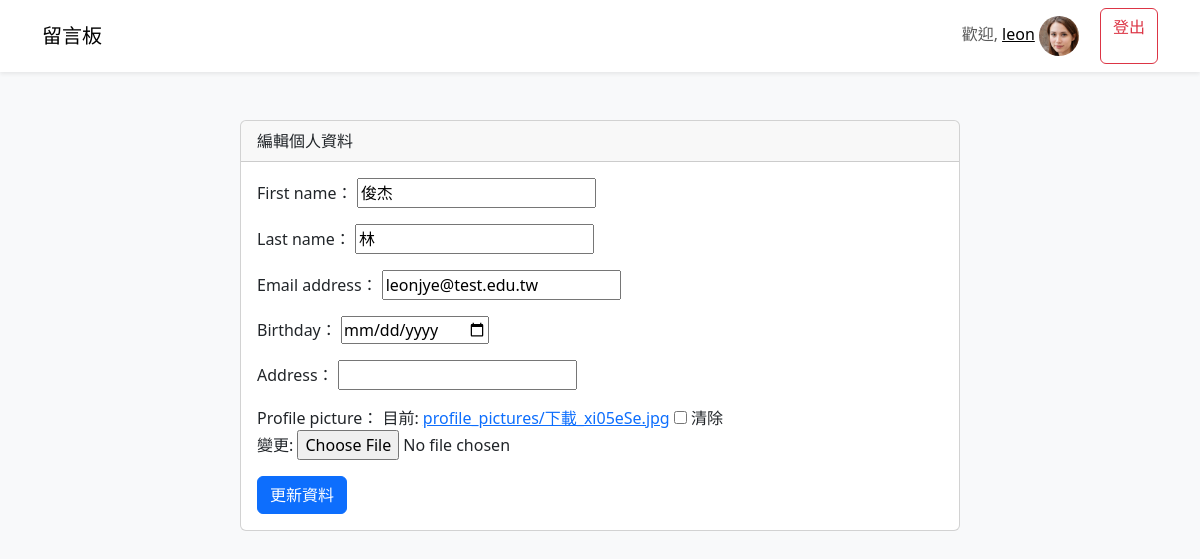
The app's page /edit_profile/ (signed in) with its own data.
### mymessages/models.py (models this page shows)
class CustomUser (AbstractUser ):
    nickname = models.CharField(max_length=50, blank=True)
    bio = models.TextField(blank=True)
    birthday = models.DateField(null=True, blank=True)  # 新增生日字段
    address = models.CharField(max_length=255, blank=True)  # 新增地址字段
    profile_picture = models.ImageField(upload_to='profile_pictures/', null=True, blank=True)  # 新增照片字段

### mymessages/views.py (the view)
# urls.py: path('edit_profile/', views.edit_profile, name='edit_profile'),
@login_required
def edit_profile(request):
    user = request.user
    if request.method == 'POST':
        form = UserProfileForm(request.POST, request.FILES, instance=user)
        if form.is_valid():
            form.save()
            return redirect('edit_profile')  # 假設有一個顯示個人資料的頁面
    else:
        form = UserProfileForm(instance=user)
    return render(request, 'mymessages/edit_profile.html', {'form': form})

### mymessages/forms.py
class UserProfileForm(forms.ModelForm):
    class Meta:
        model = CustomUser
        fields = ['first_name', 'last_name', 'email', 'birthday', 'address', 'profile_picture']
        widgets = {
            'birthday': forms.DateInput(attrs={'type': 'date'}),
            'profile_picture': forms.ClearableFileInput(attrs={'class': 'form-control-file'}),
        }

### mymessages/templates/mymessages/edit_profile.html (shortened to what this page needs)
{% extends 'mymessages/base.html' %}
{% block content %}
<div class="container mt-5">
    <div class="row justify-content-center">
        <div class="col-md-8">
            <div class="card">
                <div class="card-header">編輯個人資料</div>
                <div class="card-body">
                    <form method="post" enctype="multipart/form-data">
                        {{ form.as_p }}
                        <button type="submit" class="btn btn-primary">更新資料</button>
                    </form>
                </div>
            </div>
        </div>
    </div>
</div>
{% endblock %}

### mymessages/templates/mymessages/base.html (shortened to what this page needs)
{% load static %}
<!DOCTYPE html>
<html lang="zh-TW">
<head>
    <link href="https://cdn.jsdelivr.net/npm/bootstrap@5.3.0/dist/css/bootstrap.min.css" rel="stylesheet">
</head>
<body class="bg-light">
    <nav class="navbar navbar-expand-lg navbar-light bg-white shadow-sm">
        <div class="container">
            <a class="navbar-brand" href="{% url 'message_list' %}">留言板</a>
            <div class="navbar-nav ms-auto">
                {% if user.is_authenticated %}
                <span class="navbar-text me-3">
                    歡迎, <a href="{% url 'edit_profile' %}">{{ user.username }}</a>
                    {% if user.profile_picture %}
                        <img src="{{ user.profile_picture.url }}" alt="{{ user.username }}'s profile picture" class="profile-picture">
                    {% else %}
                        <img src="{% static 'default_profile_picture.png' %}" alt="Default profile picture" class="profile-picture" style="width: 40px; height: 40px; border-radius: 50%; margin-right: 5px;">
                    {% endif %}
                </span>
                    <a href="{% url 'logout' %}" class="btn btn-outline-danger">登出</a>
                {% else %}
                    <a href="{% url 'login' %}" class="btn btn-outline-primary me-2">登入</a>
                    <a href="{% url 'signup' %}" class="btn btn-primary">註冊</a>
                {% endif %}
            </div>
        </div>
    </nav>
    <div class="container mt-4">
        {% block content %}{% endblock %}
    </div>
</body>
</html>

### mymessages/templates/mymessages/base.html (style rules this page uses)
.profile-picture { width: 40px; height: 40px; border-radius: 50%; margin-right: 5px; }

### records on screen
CustomUser: username "leon", profile_picture (picture), first_name "俊杰", last_name "林", email "leonjye@test.edu.tw"
